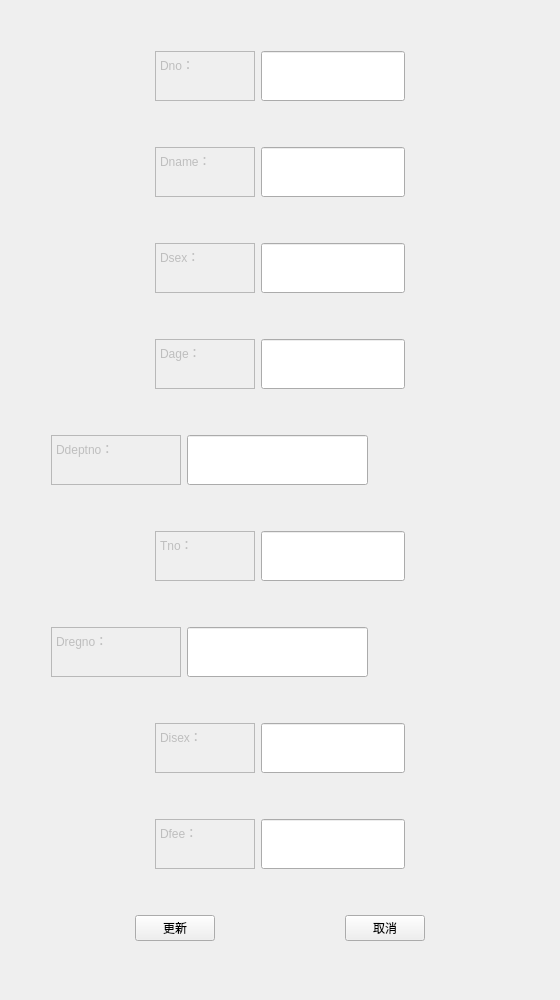
<?xml version="1.0" encoding="UTF-8"?>
<ui version="4.0">
 <class>PatientInfo</class>
 <widget class="QWidget" name="PatientInfo">
  <property name="windowModality">
   <enum>Qt::ApplicationModal</enum>
  </property>
  <property name="geometry">
   <rect>
    <x>0</x>
    <y>0</y>
    <width>560</width>
    <height>1000</height>
   </rect>
  </property>
  <property name="minimumSize">
   <size>
    <width>560</width>
    <height>1000</height>
   </size>
  </property>
  <property name="maximumSize">
   <size>
    <width>560</width>
    <height>1000</height>
   </size>
  </property>
  <property name="windowTitle">
   <string>更新医生信息</string>
  </property>
  <layout class="QVBoxLayout" name="verticalLayout">
   <item>
    <layout class="QHBoxLayout" name="horizontalLayout_12">
     <item>
      <spacer name="horizontalSpacer_21">
       <property name="orientation">
        <enum>Qt::Horizontal</enum>
       </property>
       <property name="sizeHint" stdset="0">
        <size>
         <width>40</width>
         <height>20</height>
        </size>
       </property>
      </spacer>
     </item>
     <item>
      <widget class="QTextEdit" name="textEdit_11">
       <property name="enabled">
        <bool>false</bool>
       </property>
       <property name="sizePolicy">
        <sizepolicy hsizetype="Expanding" vsizetype="Fixed">
         <horstretch>0</horstretch>
         <verstretch>0</verstretch>
        </sizepolicy>
       </property>
       <property name="minimumSize">
        <size>
         <width>100</width>
         <height>50</height>
        </size>
       </property>
       <property name="maximumSize">
        <size>
         <width>100</width>
         <height>50</height>
        </size>
       </property>
       <property name="html">
        <string>&lt;!DOCTYPE HTML PUBLIC &quot;-//W3C//DTD HTML 4.0//EN&quot; &quot;http://www.w3.org/TR/REC-html40/strict.dtd&quot;&gt;
&lt;html&gt;&lt;head&gt;&lt;meta name=&quot;qrichtext&quot; content=&quot;1&quot; /&gt;&lt;style type=&quot;text/css&quot;&gt;
p, li { white-space: pre-wrap; }
&lt;/style&gt;&lt;/head&gt;&lt;body style=&quot; font-family:'SimSun'; font-size:9pt; font-weight:400; font-style:normal;&quot;&gt;
&lt;p style=&quot; margin-top:0px; margin-bottom:0px; margin-left:0px; margin-right:0px; -qt-block-indent:0; text-indent:0px;&quot;&gt;Dno：&lt;/p&gt;&lt;/body&gt;&lt;/html&gt;</string>
       </property>
      </widget>
     </item>
     <item>
      <widget class="QLineEdit" name="DnoEdit">
       <property name="sizePolicy">
        <sizepolicy hsizetype="Expanding" vsizetype="Preferred">
         <horstretch>0</horstretch>
         <verstretch>0</verstretch>
        </sizepolicy>
       </property>
       <property name="minimumSize">
        <size>
         <width>0</width>
         <height>50</height>
        </size>
       </property>
       <property name="maximumSize">
        <size>
         <width>16777215</width>
         <height>50</height>
        </size>
       </property>
       <property name="palette">
        <palette>
         <active>
          <colorrole role="Text">
           <brush brushstyle="SolidPattern">
            <color alpha="255">
             <red>120</red>
             <green>120</green>
             <blue>120</blue>
            </color>
           </brush>
          </colorrole>
         </active>
         <inactive>
          <colorrole role="Text">
           <brush brushstyle="SolidPattern">
            <color alpha="255">
             <red>120</red>
             <green>120</green>
             <blue>120</blue>
            </color>
           </brush>
          </colorrole>
         </inactive>
         <disabled>
          <colorrole role="Text">
           <brush brushstyle="SolidPattern">
            <color alpha="255">
             <red>120</red>
             <green>120</green>
             <blue>120</blue>
            </color>
           </brush>
          </colorrole>
         </disabled>
        </palette>
       </property>
      </widget>
     </item>
     <item>
      <spacer name="horizontalSpacer_22">
       <property name="orientation">
        <enum>Qt::Horizontal</enum>
       </property>
       <property name="sizeHint" stdset="0">
        <size>
         <width>40</width>
         <height>20</height>
        </size>
       </property>
      </spacer>
     </item>
    </layout>
   </item>
   <item>
    <layout class="QHBoxLayout" name="horizontalLayout_2">
     <item>
      <spacer name="horizontalSpacer_3">
       <property name="orientation">
        <enum>Qt::Horizontal</enum>
       </property>
       <property name="sizeHint" stdset="0">
        <size>
         <width>40</width>
         <height>20</height>
        </size>
       </property>
      </spacer>
     </item>
     <item>
      <widget class="QTextEdit" name="textEdit_2">
       <property name="enabled">
        <bool>false</bool>
       </property>
       <property name="sizePolicy">
        <sizepolicy hsizetype="Expanding" vsizetype="Fixed">
         <horstretch>0</horstretch>
         <verstretch>0</verstretch>
        </sizepolicy>
       </property>
       <property name="minimumSize">
        <size>
         <width>100</width>
         <height>50</height>
        </size>
       </property>
       <property name="maximumSize">
        <size>
         <width>100</width>
         <height>50</height>
        </size>
       </property>
       <property name="html">
        <string>&lt;!DOCTYPE HTML PUBLIC &quot;-//W3C//DTD HTML 4.0//EN&quot; &quot;http://www.w3.org/TR/REC-html40/strict.dtd&quot;&gt;
&lt;html&gt;&lt;head&gt;&lt;meta name=&quot;qrichtext&quot; content=&quot;1&quot; /&gt;&lt;style type=&quot;text/css&quot;&gt;
p, li { white-space: pre-wrap; }
&lt;/style&gt;&lt;/head&gt;&lt;body style=&quot; font-family:'SimSun'; font-size:9pt; font-weight:400; font-style:normal;&quot;&gt;
&lt;p style=&quot; margin-top:0px; margin-bottom:0px; margin-left:0px; margin-right:0px; -qt-block-indent:0; text-indent:0px;&quot;&gt;Dname：&lt;/p&gt;&lt;/body&gt;&lt;/html&gt;</string>
       </property>
      </widget>
     </item>
     <item>
      <widget class="QLineEdit" name="DnameEdit">
       <property name="sizePolicy">
        <sizepolicy hsizetype="Expanding" vsizetype="Preferred">
         <horstretch>0</horstretch>
         <verstretch>0</verstretch>
        </sizepolicy>
       </property>
       <property name="minimumSize">
        <size>
         <width>0</width>
         <height>50</height>
        </size>
       </property>
       <property name="maximumSize">
        <size>
         <width>16777215</width>
         <height>50</height>
        </size>
       </property>
       <property name="palette">
        <palette>
         <active>
          <colorrole role="Text">
           <brush brushstyle="SolidPattern">
            <color alpha="255">
             <red>0</red>
             <green>0</green>
             <blue>0</blue>
            </color>
           </brush>
          </colorrole>
         </active>
         <inactive>
          <colorrole role="Text">
           <brush brushstyle="SolidPattern">
            <color alpha="255">
             <red>0</red>
             <green>0</green>
             <blue>0</blue>
            </color>
           </brush>
          </colorrole>
         </inactive>
         <disabled>
          <colorrole role="Text">
           <brush brushstyle="SolidPattern">
            <color alpha="255">
             <red>120</red>
             <green>120</green>
             <blue>120</blue>
            </color>
           </brush>
          </colorrole>
         </disabled>
        </palette>
       </property>
      </widget>
     </item>
     <item>
      <spacer name="horizontalSpacer_4">
       <property name="orientation">
        <enum>Qt::Horizontal</enum>
       </property>
       <property name="sizeHint" stdset="0">
        <size>
         <width>40</width>
         <height>20</height>
        </size>
       </property>
      </spacer>
     </item>
    </layout>
   </item>
   <item>
    <layout class="QHBoxLayout" name="horizontalLayout">
     <item>
      <spacer name="horizontalSpacer_5">
       <property name="orientation">
        <enum>Qt::Horizontal</enum>
       </property>
       <property name="sizeHint" stdset="0">
        <size>
         <width>40</width>
         <height>20</height>
        </size>
       </property>
      </spacer>
     </item>
     <item>
      <widget class="QTextEdit" name="textEdit">
       <property name="enabled">
        <bool>false</bool>
       </property>
       <property name="sizePolicy">
        <sizepolicy hsizetype="Expanding" vsizetype="Fixed">
         <horstretch>0</horstretch>
         <verstretch>0</verstretch>
        </sizepolicy>
       </property>
       <property name="minimumSize">
        <size>
         <width>100</width>
         <height>50</height>
        </size>
       </property>
       <property name="maximumSize">
        <size>
         <width>100</width>
         <height>50</height>
        </size>
       </property>
       <property name="html">
        <string>&lt;!DOCTYPE HTML PUBLIC &quot;-//W3C//DTD HTML 4.0//EN&quot; &quot;http://www.w3.org/TR/REC-html40/strict.dtd&quot;&gt;
&lt;html&gt;&lt;head&gt;&lt;meta name=&quot;qrichtext&quot; content=&quot;1&quot; /&gt;&lt;style type=&quot;text/css&quot;&gt;
p, li { white-space: pre-wrap; }
&lt;/style&gt;&lt;/head&gt;&lt;body style=&quot; font-family:'SimSun'; font-size:9pt; font-weight:400; font-style:normal;&quot;&gt;
&lt;p style=&quot; margin-top:0px; margin-bottom:0px; margin-left:0px; margin-right:0px; -qt-block-indent:0; text-indent:0px;&quot;&gt;Dsex：&lt;/p&gt;&lt;/body&gt;&lt;/html&gt;</string>
       </property>
      </widget>
     </item>
     <item>
      <widget class="QLineEdit" name="DsexEdit">
       <property name="sizePolicy">
        <sizepolicy hsizetype="Expanding" vsizetype="Preferred">
         <horstretch>0</horstretch>
         <verstretch>0</verstretch>
        </sizepolicy>
       </property>
       <property name="minimumSize">
        <size>
         <width>0</width>
         <height>50</height>
        </size>
       </property>
       <property name="maximumSize">
        <size>
         <width>16777215</width>
         <height>50</height>
        </size>
       </property>
       <property name="palette">
        <palette>
         <active>
          <colorrole role="Text">
           <brush brushstyle="SolidPattern">
            <color alpha="255">
             <red>0</red>
             <green>0</green>
             <blue>0</blue>
            </color>
           </brush>
          </colorrole>
         </active>
         <inactive>
          <colorrole role="Text">
           <brush brushstyle="SolidPattern">
            <color alpha="255">
             <red>0</red>
             <green>0</green>
             <blue>0</blue>
            </color>
           </brush>
          </colorrole>
         </inactive>
         <disabled>
          <colorrole role="Text">
           <brush brushstyle="SolidPattern">
            <color alpha="255">
             <red>120</red>
             <green>120</green>
             <blue>120</blue>
            </color>
           </brush>
          </colorrole>
         </disabled>
        </palette>
       </property>
      </widget>
     </item>
     <item>
      <spacer name="horizontalSpacer_6">
       <property name="orientation">
        <enum>Qt::Horizontal</enum>
       </property>
       <property name="sizeHint" stdset="0">
        <size>
         <width>40</width>
         <height>20</height>
        </size>
       </property>
      </spacer>
     </item>
    </layout>
   </item>
   <item>
    <layout class="QHBoxLayout" name="horizontalLayout_3">
     <item>
      <spacer name="horizontalSpacer">
       <property name="orientation">
        <enum>Qt::Horizontal</enum>
       </property>
       <property name="sizeHint" stdset="0">
        <size>
         <width>40</width>
         <height>20</height>
        </size>
       </property>
      </spacer>
     </item>
     <item>
      <widget class="QTextEdit" name="textEdit_3">
       <property name="enabled">
        <bool>false</bool>
       </property>
       <property name="sizePolicy">
        <sizepolicy hsizetype="Expanding" vsizetype="Fixed">
         <horstretch>0</horstretch>
         <verstretch>0</verstretch>
        </sizepolicy>
       </property>
       <property name="minimumSize">
        <size>
         <width>100</width>
         <height>50</height>
        </size>
       </property>
       <property name="maximumSize">
        <size>
         <width>100</width>
         <height>50</height>
        </size>
       </property>
       <property name="html">
        <string>&lt;!DOCTYPE HTML PUBLIC &quot;-//W3C//DTD HTML 4.0//EN&quot; &quot;http://www.w3.org/TR/REC-html40/strict.dtd&quot;&gt;
&lt;html&gt;&lt;head&gt;&lt;meta name=&quot;qrichtext&quot; content=&quot;1&quot; /&gt;&lt;style type=&quot;text/css&quot;&gt;
p, li { white-space: pre-wrap; }
&lt;/style&gt;&lt;/head&gt;&lt;body style=&quot; font-family:'SimSun'; font-size:9pt; font-weight:400; font-style:normal;&quot;&gt;
&lt;p style=&quot; margin-top:0px; margin-bottom:0px; margin-left:0px; margin-right:0px; -qt-block-indent:0; text-indent:0px;&quot;&gt;Dage：&lt;/p&gt;&lt;/body&gt;&lt;/html&gt;</string>
       </property>
      </widget>
     </item>
     <item>
      <widget class="QLineEdit" name="DageEdit">
       <property name="sizePolicy">
        <sizepolicy hsizetype="Expanding" vsizetype="Preferred">
         <horstretch>0</horstretch>
         <verstretch>0</verstretch>
        </sizepolicy>
       </property>
       <property name="minimumSize">
        <size>
         <width>0</width>
         <height>50</height>
        </size>
       </property>
       <property name="maximumSize">
        <size>
         <width>16777215</width>
         <height>50</height>
        </size>
       </property>
      </widget>
     </item>
     <item>
      <spacer name="horizontalSpacer_2">
       <property name="orientation">
        <enum>Qt::Horizontal</enum>
       </property>
       <property name="sizeHint" stdset="0">
        <size>
         <width>40</width>
         <height>20</height>
        </size>
       </property>
      </spacer>
     </item>
    </layout>
   </item>
   <item>
    <layout class="QHBoxLayout" name="horizontalLayout_4">
     <item>
      <spacer name="horizontalSpacer_7">
       <property name="orientation">
        <enum>Qt::Horizontal</enum>
       </property>
       <property name="sizeType">
        <enum>QSizePolicy::Fixed</enum>
       </property>
       <property name="sizeHint" stdset="0">
        <size>
         <width>40</width>
         <height>20</height>
        </size>
       </property>
      </spacer>
     </item>
     <item>
      <widget class="QTextEdit" name="textEdit_4">
       <property name="enabled">
        <bool>false</bool>
       </property>
       <property name="sizePolicy">
        <sizepolicy hsizetype="Fixed" vsizetype="Fixed">
         <horstretch>0</horstretch>
         <verstretch>0</verstretch>
        </sizepolicy>
       </property>
       <property name="minimumSize">
        <size>
         <width>130</width>
         <height>50</height>
        </size>
       </property>
       <property name="maximumSize">
        <size>
         <width>130</width>
         <height>50</height>
        </size>
       </property>
       <property name="html">
        <string>&lt;!DOCTYPE HTML PUBLIC &quot;-//W3C//DTD HTML 4.0//EN&quot; &quot;http://www.w3.org/TR/REC-html40/strict.dtd&quot;&gt;
&lt;html&gt;&lt;head&gt;&lt;meta name=&quot;qrichtext&quot; content=&quot;1&quot; /&gt;&lt;style type=&quot;text/css&quot;&gt;
p, li { white-space: pre-wrap; }
&lt;/style&gt;&lt;/head&gt;&lt;body style=&quot; font-family:'SimSun'; font-size:9pt; font-weight:400; font-style:normal;&quot;&gt;
&lt;p style=&quot; margin-top:0px; margin-bottom:0px; margin-left:0px; margin-right:0px; -qt-block-indent:0; text-indent:0px;&quot;&gt;Ddeptno：&lt;/p&gt;&lt;/body&gt;&lt;/html&gt;</string>
       </property>
      </widget>
     </item>
     <item>
      <widget class="QLineEdit" name="DdeptnoEdit">
       <property name="sizePolicy">
        <sizepolicy hsizetype="Expanding" vsizetype="Preferred">
         <horstretch>0</horstretch>
         <verstretch>0</verstretch>
        </sizepolicy>
       </property>
       <property name="minimumSize">
        <size>
         <width>0</width>
         <height>50</height>
        </size>
       </property>
       <property name="maximumSize">
        <size>
         <width>16777215</width>
         <height>50</height>
        </size>
       </property>
      </widget>
     </item>
     <item>
      <spacer name="horizontalSpacer_8">
       <property name="orientation">
        <enum>Qt::Horizontal</enum>
       </property>
       <property name="sizeHint" stdset="0">
        <size>
         <width>40</width>
         <height>20</height>
        </size>
       </property>
      </spacer>
     </item>
    </layout>
   </item>
   <item>
    <layout class="QHBoxLayout" name="horizontalLayout_6">
     <item>
      <spacer name="horizontalSpacer_11">
       <property name="orientation">
        <enum>Qt::Horizontal</enum>
       </property>
       <property name="sizeHint" stdset="0">
        <size>
         <width>40</width>
         <height>20</height>
        </size>
       </property>
      </spacer>
     </item>
     <item>
      <widget class="QTextEdit" name="textEdit_6">
       <property name="enabled">
        <bool>false</bool>
       </property>
       <property name="sizePolicy">
        <sizepolicy hsizetype="Expanding" vsizetype="Fixed">
         <horstretch>0</horstretch>
         <verstretch>0</verstretch>
        </sizepolicy>
       </property>
       <property name="minimumSize">
        <size>
         <width>100</width>
         <height>50</height>
        </size>
       </property>
       <property name="maximumSize">
        <size>
         <width>100</width>
         <height>50</height>
        </size>
       </property>
       <property name="html">
        <string>&lt;!DOCTYPE HTML PUBLIC &quot;-//W3C//DTD HTML 4.0//EN&quot; &quot;http://www.w3.org/TR/REC-html40/strict.dtd&quot;&gt;
&lt;html&gt;&lt;head&gt;&lt;meta name=&quot;qrichtext&quot; content=&quot;1&quot; /&gt;&lt;style type=&quot;text/css&quot;&gt;
p, li { white-space: pre-wrap; }
&lt;/style&gt;&lt;/head&gt;&lt;body style=&quot; font-family:'SimSun'; font-size:9pt; font-weight:400; font-style:normal;&quot;&gt;
&lt;p style=&quot; margin-top:0px; margin-bottom:0px; margin-left:0px; margin-right:0px; -qt-block-indent:0; text-indent:0px;&quot;&gt;Tno：&lt;/p&gt;&lt;/body&gt;&lt;/html&gt;</string>
       </property>
      </widget>
     </item>
     <item>
      <widget class="QLineEdit" name="TnoEdit">
       <property name="sizePolicy">
        <sizepolicy hsizetype="Expanding" vsizetype="Preferred">
         <horstretch>0</horstretch>
         <verstretch>0</verstretch>
        </sizepolicy>
       </property>
       <property name="minimumSize">
        <size>
         <width>0</width>
         <height>50</height>
        </size>
       </property>
       <property name="maximumSize">
        <size>
         <width>16777215</width>
         <height>50</height>
        </size>
       </property>
      </widget>
     </item>
     <item>
      <spacer name="horizontalSpacer_12">
       <property name="orientation">
        <enum>Qt::Horizontal</enum>
       </property>
       <property name="sizeHint" stdset="0">
        <size>
         <width>40</width>
         <height>20</height>
        </size>
       </property>
      </spacer>
     </item>
    </layout>
   </item>
   <item>
    <layout class="QHBoxLayout" name="horizontalLayout_7">
     <item>
      <spacer name="horizontalSpacer_13">
       <property name="orientation">
        <enum>Qt::Horizontal</enum>
       </property>
       <property name="sizeType">
        <enum>QSizePolicy::Fixed</enum>
       </property>
       <property name="sizeHint" stdset="0">
        <size>
         <width>40</width>
         <height>20</height>
        </size>
       </property>
      </spacer>
     </item>
     <item>
      <widget class="QTextEdit" name="textEdit_7">
       <property name="enabled">
        <bool>false</bool>
       </property>
       <property name="sizePolicy">
        <sizepolicy hsizetype="Expanding" vsizetype="Fixed">
         <horstretch>0</horstretch>
         <verstretch>0</verstretch>
        </sizepolicy>
       </property>
       <property name="minimumSize">
        <size>
         <width>130</width>
         <height>50</height>
        </size>
       </property>
       <property name="maximumSize">
        <size>
         <width>130</width>
         <height>50</height>
        </size>
       </property>
       <property name="html">
        <string>&lt;!DOCTYPE HTML PUBLIC &quot;-//W3C//DTD HTML 4.0//EN&quot; &quot;http://www.w3.org/TR/REC-html40/strict.dtd&quot;&gt;
&lt;html&gt;&lt;head&gt;&lt;meta name=&quot;qrichtext&quot; content=&quot;1&quot; /&gt;&lt;style type=&quot;text/css&quot;&gt;
p, li { white-space: pre-wrap; }
&lt;/style&gt;&lt;/head&gt;&lt;body style=&quot; font-family:'SimSun'; font-size:9pt; font-weight:400; font-style:normal;&quot;&gt;
&lt;p style=&quot; margin-top:0px; margin-bottom:0px; margin-left:0px; margin-right:0px; -qt-block-indent:0; text-indent:0px;&quot;&gt;Dregno：&lt;/p&gt;&lt;/body&gt;&lt;/html&gt;</string>
       </property>
      </widget>
     </item>
     <item>
      <widget class="QLineEdit" name="DregnoEdit">
       <property name="sizePolicy">
        <sizepolicy hsizetype="Expanding" vsizetype="Preferred">
         <horstretch>0</horstretch>
         <verstretch>0</verstretch>
        </sizepolicy>
       </property>
       <property name="minimumSize">
        <size>
         <width>0</width>
         <height>50</height>
        </size>
       </property>
       <property name="maximumSize">
        <size>
         <width>16777215</width>
         <height>50</height>
        </size>
       </property>
      </widget>
     </item>
     <item>
      <spacer name="horizontalSpacer_14">
       <property name="orientation">
        <enum>Qt::Horizontal</enum>
       </property>
       <property name="sizeHint" stdset="0">
        <size>
         <width>40</width>
         <height>20</height>
        </size>
       </property>
      </spacer>
     </item>
    </layout>
   </item>
   <item>
    <layout class="QHBoxLayout" name="horizontalLayout_5">
     <item>
      <spacer name="horizontalSpacer_9">
       <property name="orientation">
        <enum>Qt::Horizontal</enum>
       </property>
       <property name="sizeHint" stdset="0">
        <size>
         <width>40</width>
         <height>20</height>
        </size>
       </property>
      </spacer>
     </item>
     <item>
      <widget class="QTextEdit" name="textEdit_5">
       <property name="enabled">
        <bool>false</bool>
       </property>
       <property name="sizePolicy">
        <sizepolicy hsizetype="Expanding" vsizetype="Fixed">
         <horstretch>0</horstretch>
         <verstretch>0</verstretch>
        </sizepolicy>
       </property>
       <property name="minimumSize">
        <size>
         <width>100</width>
         <height>50</height>
        </size>
       </property>
       <property name="maximumSize">
        <size>
         <width>100</width>
         <height>50</height>
        </size>
       </property>
       <property name="html">
        <string>&lt;!DOCTYPE HTML PUBLIC &quot;-//W3C//DTD HTML 4.0//EN&quot; &quot;http://www.w3.org/TR/REC-html40/strict.dtd&quot;&gt;
&lt;html&gt;&lt;head&gt;&lt;meta name=&quot;qrichtext&quot; content=&quot;1&quot; /&gt;&lt;style type=&quot;text/css&quot;&gt;
p, li { white-space: pre-wrap; }
&lt;/style&gt;&lt;/head&gt;&lt;body style=&quot; font-family:'SimSun'; font-size:9pt; font-weight:400; font-style:normal;&quot;&gt;
&lt;p style=&quot; margin-top:0px; margin-bottom:0px; margin-left:0px; margin-right:0px; -qt-block-indent:0; text-indent:0px;&quot;&gt;Disex：&lt;/p&gt;&lt;/body&gt;&lt;/html&gt;</string>
       </property>
      </widget>
     </item>
     <item>
      <widget class="QLineEdit" name="DisexEdit">
       <property name="sizePolicy">
        <sizepolicy hsizetype="Expanding" vsizetype="Preferred">
         <horstretch>0</horstretch>
         <verstretch>0</verstretch>
        </sizepolicy>
       </property>
       <property name="minimumSize">
        <size>
         <width>0</width>
         <height>50</height>
        </size>
       </property>
       <property name="maximumSize">
        <size>
         <width>16777215</width>
         <height>50</height>
        </size>
       </property>
      </widget>
     </item>
     <item>
      <spacer name="horizontalSpacer_10">
       <property name="orientation">
        <enum>Qt::Horizontal</enum>
       </property>
       <property name="sizeHint" stdset="0">
        <size>
         <width>40</width>
         <height>20</height>
        </size>
       </property>
      </spacer>
     </item>
    </layout>
   </item>
   <item>
    <layout class="QHBoxLayout" name="horizontalLayout_9">
     <item>
      <spacer name="horizontalSpacer_15">
       <property name="orientation">
        <enum>Qt::Horizontal</enum>
       </property>
       <property name="sizeHint" stdset="0">
        <size>
         <width>40</width>
         <height>20</height>
        </size>
       </property>
      </spacer>
     </item>
     <item>
      <widget class="QTextEdit" name="textEdit_8">
       <property name="enabled">
        <bool>false</bool>
       </property>
       <property name="sizePolicy">
        <sizepolicy hsizetype="Expanding" vsizetype="Fixed">
         <horstretch>0</horstretch>
         <verstretch>0</verstretch>
        </sizepolicy>
       </property>
       <property name="minimumSize">
        <size>
         <width>100</width>
         <height>50</height>
        </size>
       </property>
       <property name="maximumSize">
        <size>
         <width>100</width>
         <height>50</height>
        </size>
       </property>
       <property name="html">
        <string>&lt;!DOCTYPE HTML PUBLIC &quot;-//W3C//DTD HTML 4.0//EN&quot; &quot;http://www.w3.org/TR/REC-html40/strict.dtd&quot;&gt;
&lt;html&gt;&lt;head&gt;&lt;meta name=&quot;qrichtext&quot; content=&quot;1&quot; /&gt;&lt;style type=&quot;text/css&quot;&gt;
p, li { white-space: pre-wrap; }
&lt;/style&gt;&lt;/head&gt;&lt;body style=&quot; font-family:'SimSun'; font-size:9pt; font-weight:400; font-style:normal;&quot;&gt;
&lt;p style=&quot; margin-top:0px; margin-bottom:0px; margin-left:0px; margin-right:0px; -qt-block-indent:0; text-indent:0px;&quot;&gt;Dfee：&lt;/p&gt;&lt;/body&gt;&lt;/html&gt;</string>
       </property>
      </widget>
     </item>
     <item>
      <widget class="QLineEdit" name="DfeeEdit">
       <property name="sizePolicy">
        <sizepolicy hsizetype="Expanding" vsizetype="Preferred">
         <horstretch>0</horstretch>
         <verstretch>0</verstretch>
        </sizepolicy>
       </property>
       <property name="minimumSize">
        <size>
         <width>0</width>
         <height>50</height>
        </size>
       </property>
       <property name="maximumSize">
        <size>
         <width>16777215</width>
         <height>50</height>
        </size>
       </property>
      </widget>
     </item>
     <item>
      <spacer name="horizontalSpacer_16">
       <property name="orientation">
        <enum>Qt::Horizontal</enum>
       </property>
       <property name="sizeHint" stdset="0">
        <size>
         <width>40</width>
         <height>20</height>
        </size>
       </property>
      </spacer>
     </item>
    </layout>
   </item>
   <item>
    <layout class="QHBoxLayout" name="horizontalLayout_8">
     <item>
      <widget class="QPushButton" name="btn_update">
       <property name="sizePolicy">
        <sizepolicy hsizetype="Fixed" vsizetype="Fixed">
         <horstretch>0</horstretch>
         <verstretch>0</verstretch>
        </sizepolicy>
       </property>
       <property name="text">
        <string>更新</string>
       </property>
      </widget>
     </item>
     <item>
      <widget class="QPushButton" name="btn_quit">
       <property name="sizePolicy">
        <sizepolicy hsizetype="Fixed" vsizetype="Fixed">
         <horstretch>0</horstretch>
         <verstretch>0</verstretch>
        </sizepolicy>
       </property>
       <property name="text">
        <string>取消</string>
       </property>
      </widget>
     </item>
    </layout>
   </item>
  </layout>
 </widget>
 <resources/>
 <connections/>
</ui>
